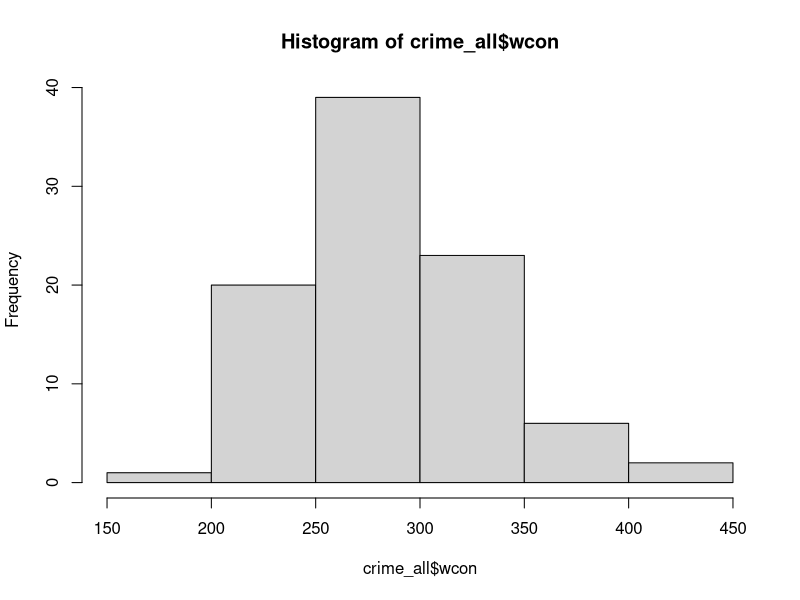
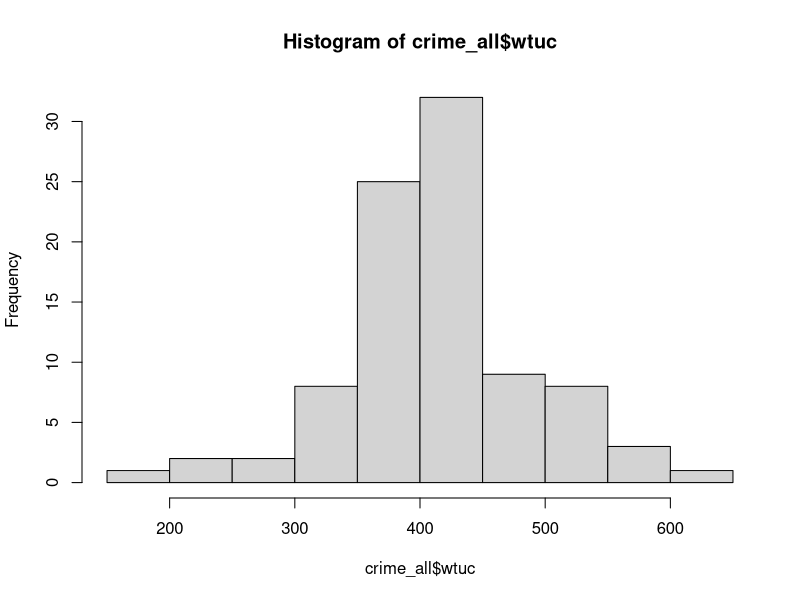
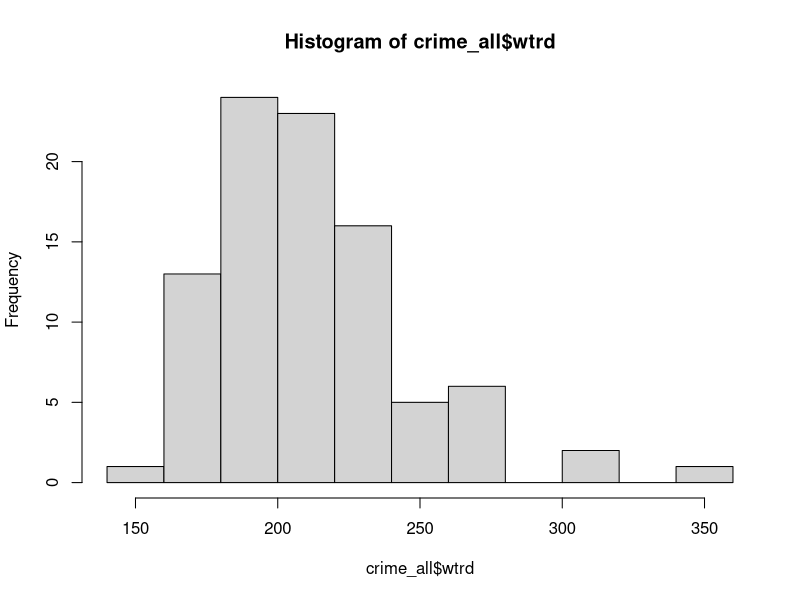
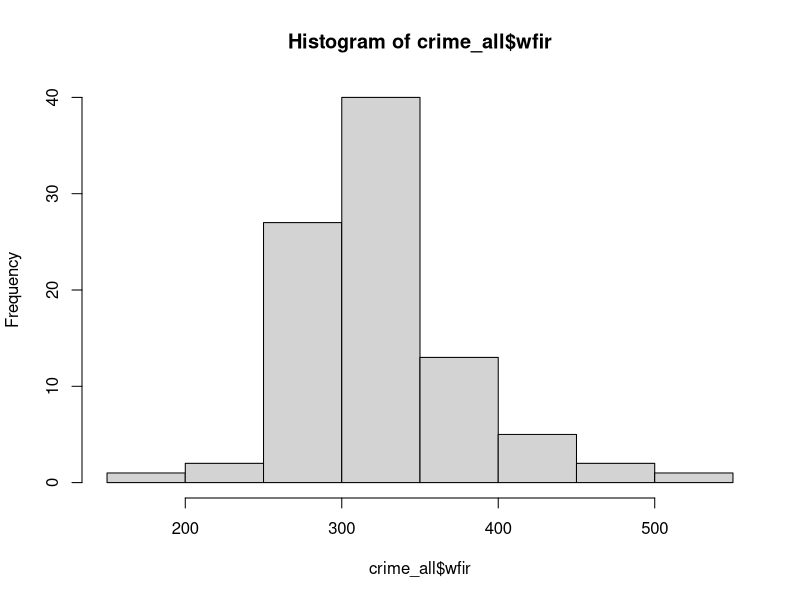
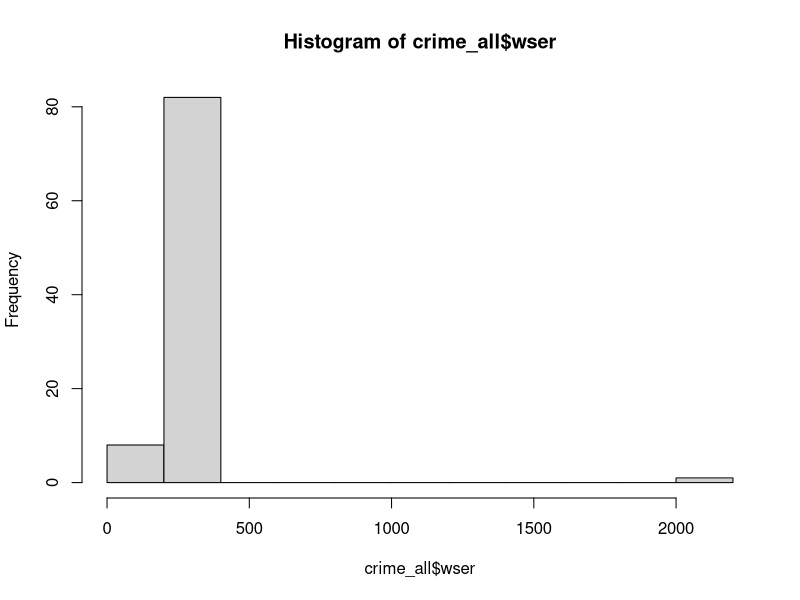
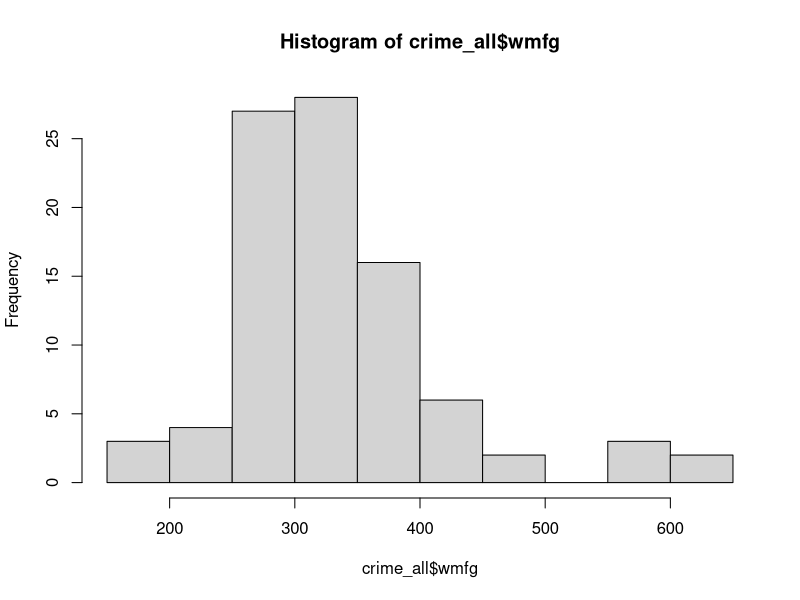
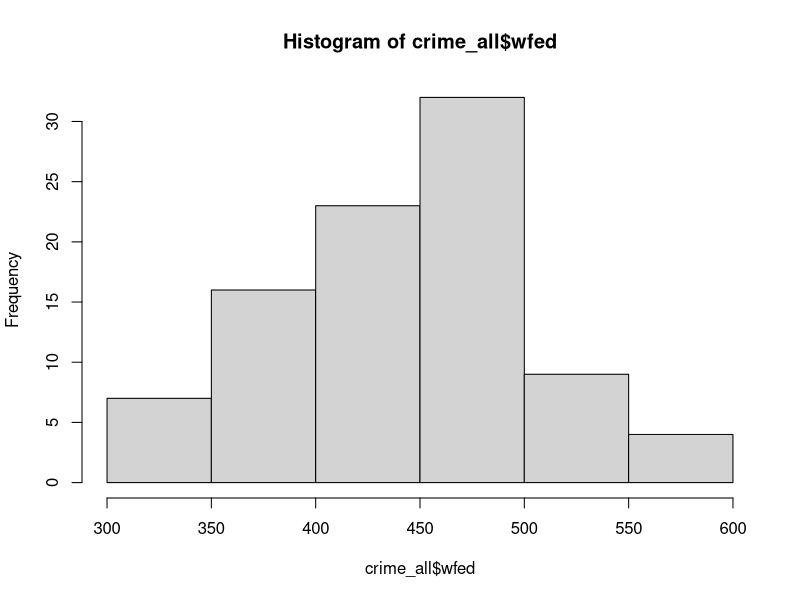
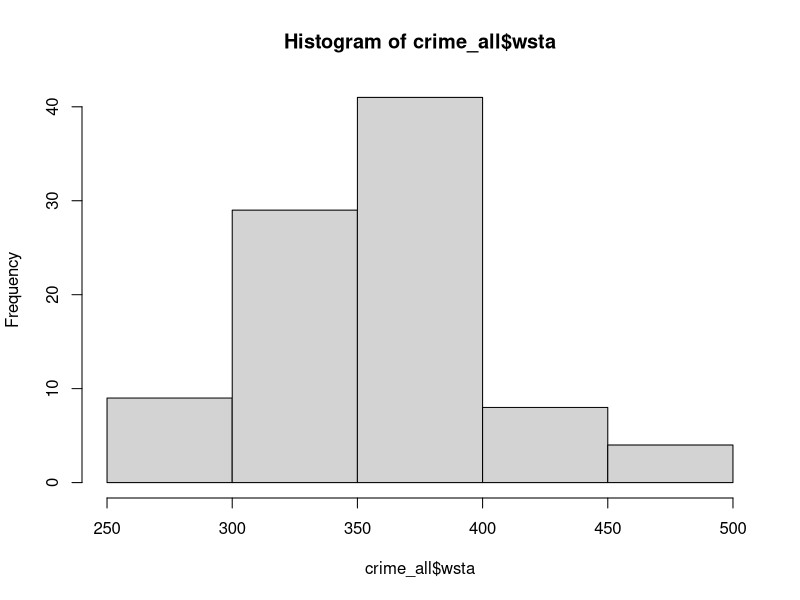

The R script that drew these images, in order:
getwd()
setwd("/Users/cati/Documents/Study/UCB/W203-Statistics_for_Data_Science/HomeWork/lab_3")

crime_all = read.csv("crime_v2.csv")

### 1. View histogram ###
hist(crime_all$wcon)
hist(crime_all$wtuc)
hist(crime_all$wtrd)
hist(crime_all$wfir)
hist(crime_all$wser) ### There seems to be an outlier
hist(crime_all$wmfg)
hist(crime_all$wfed)
hist(crime_all$wsta)
hist(crime_all$wloc)

### 2. Basic data check ###
summary(crime_all$wcon)
summary(crime_all$wtuc)
summary(crime_all$wtrd)
summary(crime_all$wfir)
summary(crime_all$wser)
summary(crime_all$wmfg)
summary(crime_all$wfed)
summary(crime_all$wsta)
summary(crime_all$wloc)

### 3. Scatterplot between crime rate and weekly wage by industry ###
plot(crime_all$wcon,crime_all$crmrte, 
     ylab = "Crimes committed per person", main = "Weekly Wage vs. Crime Rate")

plot(crime_all$wtuc,crime_all$crmrte, 
     ylab = "Crimes committed per person", main = "Weekly Wage vs. Crime Rate")

### seems linear ###
plot(crime_all$wtrd,crime_all$crmrte, 
     ylab = "Crimes committed per person", main = "Weekly Wage vs. Crime Rate")

plot(crime_all$wfir,crime_all$crmrte, 
     ylab = "Crimes committed per person", main = "Weekly Wage vs. Crime Rate")

### interesting pattern ###
plot(crime_all$wser,crime_all$crmrte, 
     ylab = "Crimes committed per person", main = "Weekly Wage vs. Crime Rate")

plot(crime_all$wmfg,crime_all$crmrte, 
     ylab = "Crimes committed per person", main = "Weekly Wage vs. Crime Rate")

### seems linear ###
plot(crime_all$wfed,crime_all$crmrte, 
     ylab = "Crimes committed per person", main = "Weekly Wage vs. Crime Rate")

plot(crime_all$wsta,crime_all$crmrte, 
     ylab = "Crimes committed per person", main = "Weekly Wage vs. Crime Rate")

plot(crime_all$wloc,crime_all$crmrte, 
     ylab = "Crimes committed per person", main = "Weekly Wage vs. Crime Rate")

###################
### 4. Data transformation ###
df <- crime_all[is.na(crime_all$wcon),]

crime_1 <- crime_all[!is.na(crime_all$wcon), ]

# add an average weekly wage across all industry sectors for each county
crime_1$wavg <- (crime_1$wcon + crime_1$wtuc + crime_1$wtrd + crime_1$wfir + 
                crime_1$wser + crime_1$wmfg + crime_1$wfed + crime_1$wsta + 
                crime_1$wloc) / 9

# add a median weekly wage across all industry sectors for each county
?median
crime_1$wmed <- median(c(crime_1$wcon, crime_1$wtuc, crime_1$wtrd, crime_1$wfir, 
                         crime_1$wser, crime_1$wmfg, crime_1$wfed, crime_1$wsta, 
                         crime_1$wloc))
crime_1$wmed <- apply(crime_1[,c("wcon","wtuc","wtrd","wfir","wser","wmfg",
                                 "wfed","wsta","wloc")],1,median)

# add a log of (median weekly wage) across all industry sectors for each county
crime_1$wlog <- log(crime_1$wmed)

plot(crime_1$wavg,crime_1$crmrte, 
     ylab = "Crimes committed per person", 
     xlab = "Average weekly wage across industry sectors", 
     main = "Weekly Wage vs. Crime Rate")

plot(crime_1$wmed,crime_1$crmrte, 
     ylab = "Crimes committed per person", 
     xlab = "Median weekly wage across industry sectors", 
     main = "Weekly Wage vs. Crime Rate")

plot(crime_1$wlog,crime_1$crmrte, 
     ylab = "Crimes committed per person", 
     xlab = "ln of Median weekly wage across industry sectors", 
     main = "Weekly Wage vs. Crime Rate")

###################
### 5. Fit a linear model ###
mwage <- lm(crmrte ~ wmed, data = crime_1)                
abline(mwage)
summary(mwage)$r.square
AIC(mwage)
